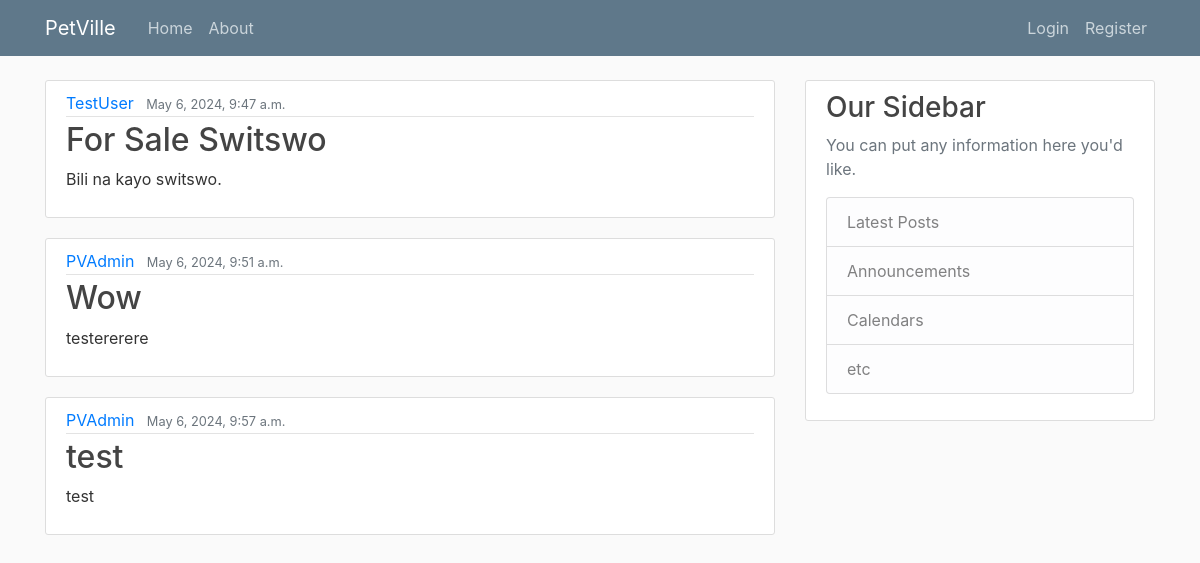
The page / on the database its author committed.
### mainPage/models.py (models this page shows, shortened)
class Post(models.Model):
    title = models.CharField(max_length=100)
    content = models.TextField()
    date_posted = models.DateTimeField(default=timezone.now)
    author = models.ForeignKey(User, on_delete=models.CASCADE)

### mainPage/views.py (the view)
# urls.py: 2. Add a URL to urlpatterns:  path('', views.home, name='home')
def home(request):
    postedcontent = {
        'posts': Post.objects.all()
    }
    return render(request, 'main/home.html', postedcontent)

### mainPage/templates/main/home.html
{% extends "main/base.html" %}
{% block content %}
{% for post in posts %}
    <article class="media content-section">
        <div class="media-body">
        <div class="article-metadata">
            <a class="mr-2" href="#">{{ post.author }}</a>
            <small class="text-muted">{{ post.date_posted }}</small>
        </div>
        <h2><a class="article-title" href="#">{{ post.title }}</a></h2>
        <p class="article-content">{{ post.content }}</p>
        </div>
    </article>
    {% endfor %}
{% endblock content %}

### mainPage/templates/main/base.html (shortened to what this page needs)
{% load static %}
<!DOCTYPE html>
<html>
    <head>
        <link rel="stylesheet" href="https://cdn.jsdelivr.net/npm/bootstrap@4.0.0/dist/css/bootstrap.min.css">
        <link rel="stylesheet" type="text/css" href="{% static 'mainPage/def.css' %}">
      </head>
    <body>
        <header class="site-header">
            <nav class="navbar navbar-expand-md navbar-dark bg-steel fixed-top">
              <div class="container">
                <a class="navbar-brand mr-4" href="{% url 'mainPage-home' %}">PetVille</a>
                <div class="collapse navbar-collapse" id="navbarToggle">
                  <div class="navbar-nav mr-auto">
                    <a class="nav-item nav-link" href="{% url 'mainPage-home' %}">Home</a>
                    <a class="nav-item nav-link" href="{% url 'mainPage-about' %}">About</a>
                  </div>
                  <div class="navbar-nav">
                    {% if user.is_authenticated %}
                      <a class="nav-item nav-link" href="{% url 'logout' %}">Logout</a>
                    {% else %}
                      <a class="nav-item nav-link" href="{% url 'login' %}">Login</a>
                      <a class="nav-item nav-link" href="{% url 'register' %}">Register</a>
                    {% endif %}
                  </div>
                </div>
              </div>
            </nav>
          </header>
          <main role="main" class="container">
            <div class="row">
              <div class="col-md-8">
                {% block content %}{% endblock %}
              </div>
              <div class="col-md-4">
                <div class="content-section">
                  <h3>Our Sidebar</h3>
                  <p class='text-muted'>You can put any information here you'd like.
                    <ul class="list-group">
                      <li class="list-group-item list-group-item-light">Latest Posts</li>
                      <li class="list-group-item list-group-item-light">Announcements</li>
                      <li class="list-group-item list-group-item-light">Calendars</li>
                      <li class="list-group-item list-group-item-light">etc</li>
                    </ul>
                  </p>
                </div>
              </div>
            </div>
          </main>
    </body>
</html>

### mainPage/static/mainPage/def.css (style rules this page uses)
body { background: #fafafa; color: #333333; margin-top: 5rem; }
h1, h2, h3, h4, h5, h6 { color: #444444; }
ul { margin: 0; }
.bg-steel { background-color: #5f788a; }
.site-header .navbar-nav .nav-link { color: #cbd5db; }
.content-section { background: #ffffff; padding: 10px 20px; border: 1px solid #dddddd; border-radius: 3px; margin-bottom: 20px; }
.article-title { color: #444444; }
.article-content { white-space: pre-line; }
.article-metadata { padding-bottom: 1px; margin-bottom: 4px; border-bottom: 1px solid #e3e3e3 }

### rows shown on the page
Post: author "TestUser", date_posted "May 6, 2024, 9:47 a.m.", title "For Sale Switswo", content "Bili na kayo switswo."
Post: author "PVAdmin", date_posted "May 6, 2024, 9:51 a.m.", title "Wow", content "testererere"
Post: author "PVAdmin", date_posted "May 6, 2024, 9:57 a.m.", title "test", content "test"
